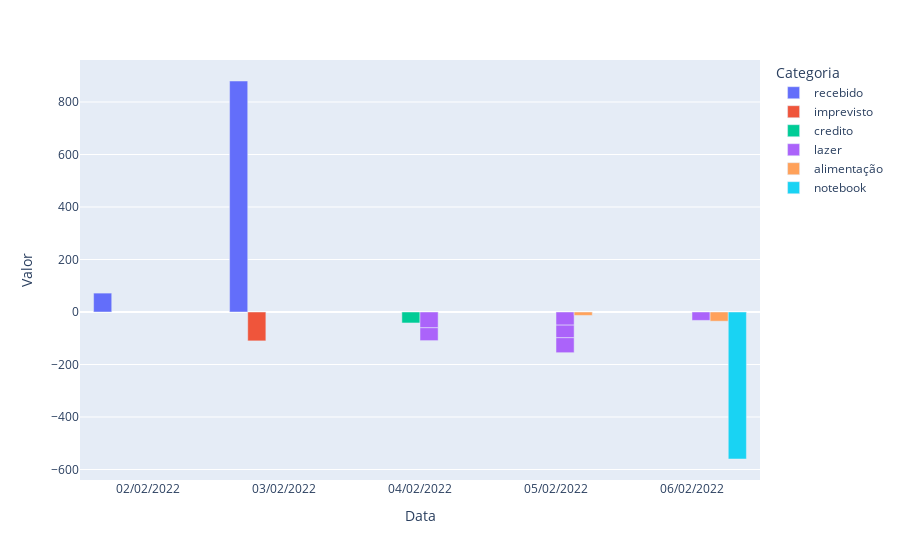
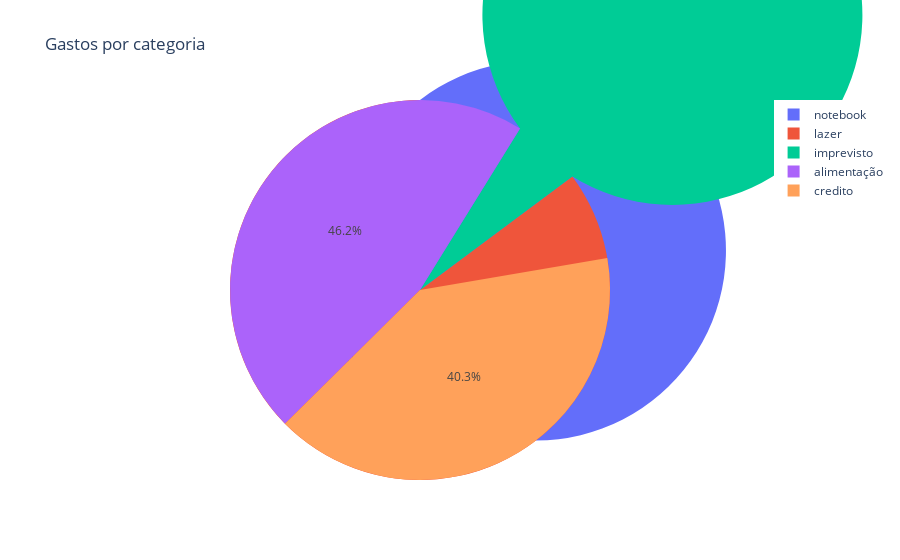

The code cell stored with these charts, in order, in its notebook:
### Markdown cell above
### 2 - Gráficos

### Code cell
co_db = pd.read_csv('co_db.csv', index_col=0)
cat_val = pd.DataFrame()

cat_val = co_db.groupby(by='Categoria').sum() * (-1)

display(cat_val)

#Plotando gráfico de barra valor/data
fig = px.bar(co_db, x = 'Data', y = 'Valor', color= 'Categoria', barmode="group")
fig.show()

fig = px.pie(cat_val, values='Valor', names= cat_val.index, title='Gastos por categoria')
fig.show()

### Figure 1 — Plotly figure (JSON) as saved in the notebook; plotly's stock layout.template omitted (floating-point values rounded to 4 significant figures)
{"data": [{"alignmentgroup": "True", "hovertemplate": "Categoria=recebido<br>Data=%{x}<br>Valor=%{y}<extra></extra>", "legendgroup": "recebido", "marker": {"color": "#636efa", "pattern": {"shape": ""}}, "name": "recebido", "offsetgroup": "recebido", "orientation": "v", "showlegend": true, "textposition": "auto", "type": "bar", "x": ["02/02/2022", "03/02/2022"], "xaxis": "x", "y": [72, 880], "yaxis": "y"}, {"alignmentgroup": "True", "hovertemplate": "Categoria=imprevisto<br>Data=%{x}<br>Valor=%{y}<extra></extra>", "legendgroup": "imprevisto", "marker": {"color": "#EF553B", "pattern": {"shape": ""}}, "name": "imprevisto", "offsetgroup": "imprevisto", "orientation": "v", "showlegend": true, "textposition": "auto", "type": "bar", "x": ["03/02/2022"], "xaxis": "x", "y": [-110], "yaxis": "y"}, {"alignmentgroup": "True", "hovertemplate": "Categoria=credito<br>Data=%{x}<br>Valor=%{y}<extra></extra>", "legendgroup": "credito", "marker": {"color": "#00cc96", "pattern": {"shape": ""}}, "name": "credito", "offsetgroup": "credito", "orientation": "v", "showlegend": true, "textposition": "auto", "type": "bar", "x": ["04/02/2022"], "xaxis": "x", "y": [-41.79], "yaxis": "y"}, {"alignmentgroup": "True", "hovertemplate": "Categoria=lazer<br>Data=%{x}<br>Valor=%{y}<extra></extra>", "legendgroup": "lazer", "marker": {"color": "#ab63fa", "pattern": {"shape": ""}}, "name": "lazer", "offsetgroup": "lazer", "orientation": "v", "showlegend": true, "textposition": "auto", "type": "bar", "x": ["04/02/2022", "04/02/2022", "05/02/2022", "05/02/2022", "05/02/2022", "06/02/2022"], "xaxis": "x", "y": [-60, -49, -50, -48, -57, -32], "yaxis": "y"}, {"alignmentgroup": "True", "hovertemplate": "Categoria=alimentação<br>Data=%{x}<br>Valor=%{y}<extra></extra>", "legendgroup": "alimentação", "marker": {"color": "#FFA15A", "pattern": {"shape": ""}}, "name": "alimentação", "offsetgroup": "alimentação", "orientation": "v", "showlegend": true, "textposition": "auto", "type": "bar", "x": ["05/02/2022", "06/02/2022"], "xaxis": "x", "y": [-13, -35], "yaxis": "y"}, {"alignmentgroup": "True", "hovertemplate": "Categoria=notebook<br>Data=%{x}<br>Valor=%{y}<extra></extra>", "legendgroup": "notebook", "marker": {"color": "#19d3f3", "pattern": {"shape": ""}}, "name": "notebook", "offsetgroup": "notebook", "orientation": "v", "showlegend": true, "textposition": "auto", "type": "bar", "x": ["06/02/2022"], "xaxis": "x", "y": [-560], "yaxis": "y"}], "layout": {"barmode": "group", "legend": {"title": {"text": "Categoria"}, "tracegroupgap": 0}, "margin": {"t": 60}, "xaxis": {"anchor": "y", "domain": [0, 1], "title": {"text": "Data"}}, "yaxis": {"anchor": "x", "domain": [0, 1], "title": {"text": "Valor"}}}}

### Figure 2 — Plotly figure (JSON) as saved in the notebook; plotly's stock layout.template omitted (floating-point values rounded to 4 significant figures)
{"data": [{"domain": {"x": [0, 1], "y": [0, 1]}, "hovertemplate": "Categoria=%{label}<br>Valor=%{value}<extra></extra>", "labels": ["alimentação", "credito", "imprevisto", "lazer", "notebook", "recebido"], "legendgroup": "", "name": "", "showlegend": true, "type": "pie", "values": [48, 41.79, 110, 296, 560, -952]}], "layout": {"legend": {"tracegroupgap": 0}, "title": {"text": "Gastos por categoria"}}}
